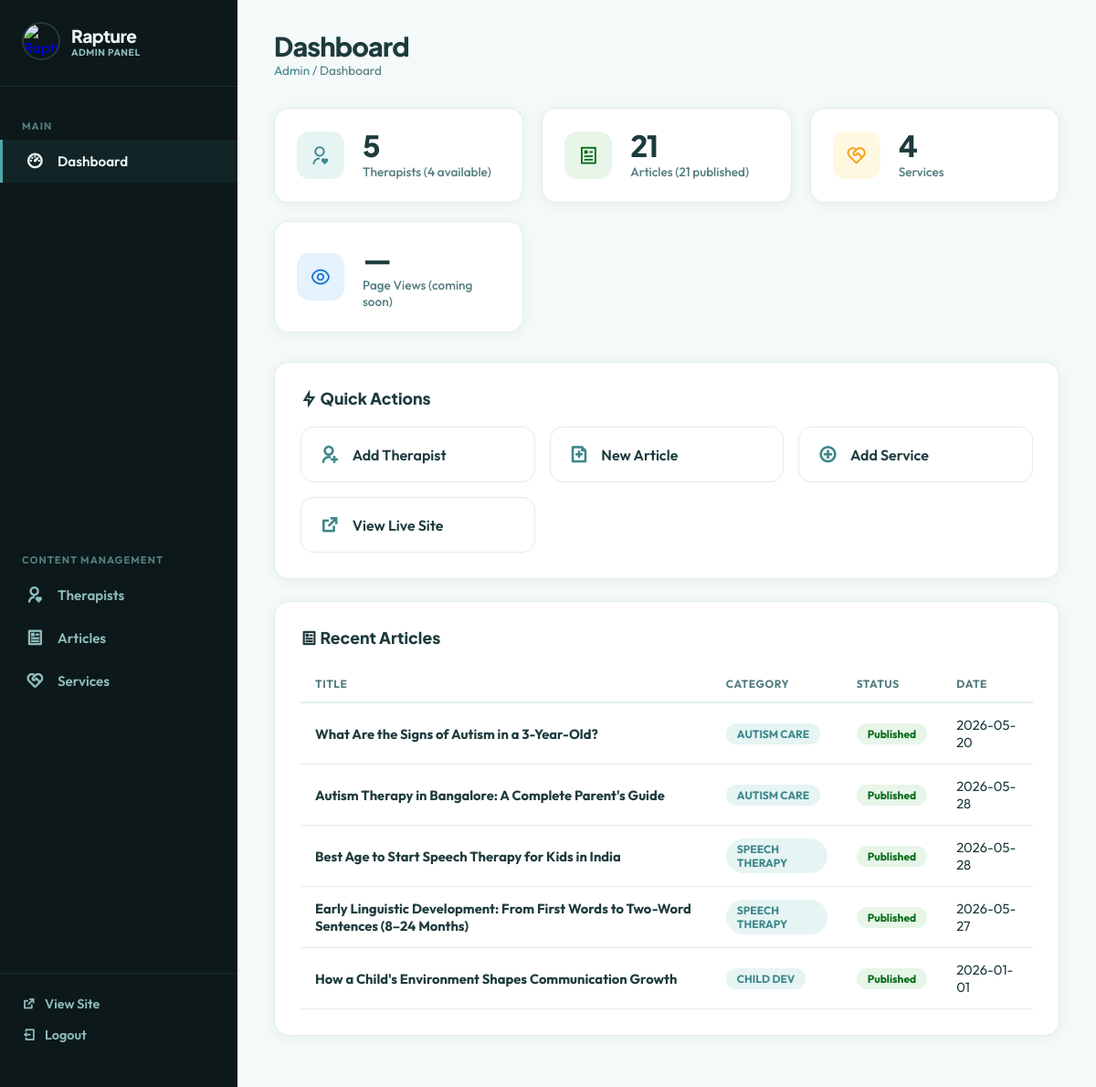
The page /admin/index.php (signed in) on the database its author committed.
### tables this page shows
CREATE TABLE articles (
            id INTEGER PRIMARY KEY AUTOINCREMENT,
            title TEXT NOT NULL,
            slug TEXT UNIQUE NOT NULL,
            excerpt TEXT DEFAULT '',
            content TEXT DEFAULT '',
            featured_image TEXT DEFAULT '',
            category TEXT DEFAULT 'speech',
            category_label TEXT DEFAULT 'Speech & Language',
            author TEXT DEFAULT 'Clinical Team',
            meta_description TEXT DEFAULT '',
            meta_keywords TEXT DEFAULT '',
            read_time TEXT DEFAULT '10 MIN READ',
            is_published INTEGER DEFAULT 1,
            published_date DATE DEFAULT (date('now')),
            created_at DATETIME DEFAULT CURRENT_TIMESTAMP,
            updated_at DATETIME DEFAULT CURRENT_TIMESTAMP
        );

### admin/index.php (the view, shortened to what this page needs)
<?php
$db = getDB();
$admin_page = 'dashboard';
$admin_title = 'Dashboard';
$therapistCount = $db->query('SELECT COUNT(*) FROM therapists')->fetchColumn();
$availableCount = $db->query('SELECT COUNT(*) FROM therapists WHERE is_available = 1')->fetchColumn();
$articleCount = $db->query('SELECT COUNT(*) FROM articles')->fetchColumn();
$publishedCount = $db->query('SELECT COUNT(*) FROM articles WHERE is_published = 1')->fetchColumn();
$serviceCount = $db->query('SELECT COUNT(*) FROM services')->fetchColumn();
require_once __DIR__ . '/includes/header.php';
?>
<div class="stats-grid">
    <div class="stat-card">
        <div class="stat-icon teal"><i class="ri-user-heart-line"></i></div>
        <div>
            <div class="stat-value"><?= $therapistCount ?></div>
            <div class="stat-label">Therapists (<?= $availableCount ?> available)</div>
        </div>
    </div>
    <div class="stat-card">
        <div class="stat-icon green"><i class="ri-article-line"></i></div>
        <div>
            <div class="stat-value"><?= $articleCount ?></div>
            <div class="stat-label">Articles (<?= $publishedCount ?> published)</div>
        </div>
    </div>
    <div class="stat-card">
        <div class="stat-icon gold"><i class="ri-service-line"></i></div>
        <div>
            <div class="stat-value"><?= $serviceCount ?></div>
            <div class="stat-label">Services</div>
        </div>
    </div>
    <div class="stat-card">
        <div class="stat-icon blue"><i class="ri-eye-line"></i></div>
        <div>
            <div class="stat-value">&mdash;</div>
            <div class="stat-label">Page Views (coming soon)</div>
        </div>
    </div>
</div>
<div class="admin-card">
    <h3><i class="ri-flashlight-line"></i> Quick Actions</h3>
    <div class="quick-actions">
        <a href="therapists.php?action=add" class="quick-action-card">
            <i class="ri-user-add-line"></i> Add Therapist
        </a>
        <a href="articles.php?action=add" class="quick-action-card">
            <i class="ri-file-add-line"></i> New Article
        </a>
        <a href="services.php?action=add" class="quick-action-card">
            <i class="ri-add-circle-line"></i> Add Service
        </a>
        <a href="../index.php" class="quick-action-card" target="_blank">
            <i class="ri-external-link-line"></i> View Live Site
        </a>
    </div>
</div>
<div class="admin-card">
    <h3><i class="ri-article-line"></i> Recent Articles</h3>
    <table class="admin-table">
        <thead>
            <tr><th>Title</th><th>Category</th><th>Status</th><th>Date</th></tr>
        </thead>
        <tbody>
            <?php
            $recent = $db->query('SELECT * FROM articles ORDER BY created_at DESC LIMIT 5');
            while ($row = $recent->fetch()):
            ?>
            <tr>
                <td><strong><?= htmlspecialchars($row['title']) ?></strong></td>
                <td><span class="badge badge-info"><?= htmlspecialchars($row['category_label']) ?></span></td>
                <td><?= $row['is_published'] ? '<span class="badge badge-success">Published</span>' : '<span class="badge badge-warning">Draft</span>' ?></td>
                <td><?= htmlspecialchars($row['published_date']) ?></td>
            </tr>
            <?php endwhile; ?>
        </tbody>
    </table>
</div>
<?php require_once __DIR__ . '/includes/footer.php'; ?>

### admin/includes/header.php (shortened to what this page needs)
<!DOCTYPE html>
<html lang="en">
<head>
    <link href="https://cdn.jsdelivr.net/npm/remixicon@4.2.0/fonts/remixicon.css" rel="stylesheet">
</head>
<body>
    <aside class="admin-sidebar">
        <a href="../index.php" class="sidebar-brand" target="_blank">
            <img src="../assets/logo.png" alt="Rapture">
            <div>
                <span class="sidebar-brand-text">Rapture</span>
                <span class="sidebar-brand-sub">Admin Panel</span>
            </div>
        </a>
        <div class="sidebar-section">Main</div>
        <ul class="sidebar-nav">
            <li><a href="index.php" class="<?= $admin_page === 'dashboard' ? 'active' : '' ?>"><i class="ri-dashboard-3-line"></i> Dashboard</a></li>
        </ul>
        <div class="sidebar-section">Content Management</div>
        <ul class="sidebar-nav">
            <li><a href="therapists.php" class="<?= $admin_page === 'therapists' ? 'active' : '' ?>"><i class="ri-user-heart-line"></i> Therapists</a></li>
            <li><a href="articles.php" class="<?= $admin_page === 'articles' ? 'active' : '' ?>"><i class="ri-article-line"></i> Articles</a></li>
            <li><a href="services.php" class="<?= $admin_page === 'services' ? 'active' : '' ?>"><i class="ri-service-line"></i> Services</a></li>
        </ul>
        <div class="sidebar-bottom">
            <a href="../index.php" target="_blank"><i class="ri-external-link-line"></i> View Site</a>
            <a href="logout.php"><i class="ri-logout-box-line"></i> Logout</a>
        </div>
    </aside>
    <main class="admin-main">
        <div class="admin-topbar">
            <div>
                <h1><?= htmlspecialchars($admin_title) ?></h1>
                <div class="breadcrumb">
                    <a href="index.php">Admin</a> / <?= htmlspecialchars($admin_title) ?>
                </div>
            </div>
        </div>

### admin/includes/footer.php (shortened to what this page needs)
    </main>
</body>
</html>

### rows shown on the page
articles: title "What Are the Signs of Autism in a 3-Year-Old?", category_label "AUTISM CARE", is_published "Published", published_date "2026-05-20"
articles: title "Autism Therapy in Bangalore: A Complete Parent's Guide", category_label "AUTISM CARE", is_published "Published", published_date "2026-05-28"
articles: title "Best Age to Start Speech Therapy for Kids in India", category_label "SPEECH THERAPY", is_published "Published", published_date "2026-05-28"
articles: title "Early Linguistic Development: From First Words to Two-Word Sentences (8–24 Months)", category_label "SPEECH THERAPY", is_published "Published", published_date "2026-05-27"
articles: title "How a Child's Environment Shapes Communication Growth", category_label "CHILD DEV", is_published "Published", published_date "2026-01-01"

### other values the page prints
$admin_title "Dashboard"
$therapistCount "5"
$availableCount "4"
$articleCount "21"
$publishedCount "21"
$serviceCount "4"
